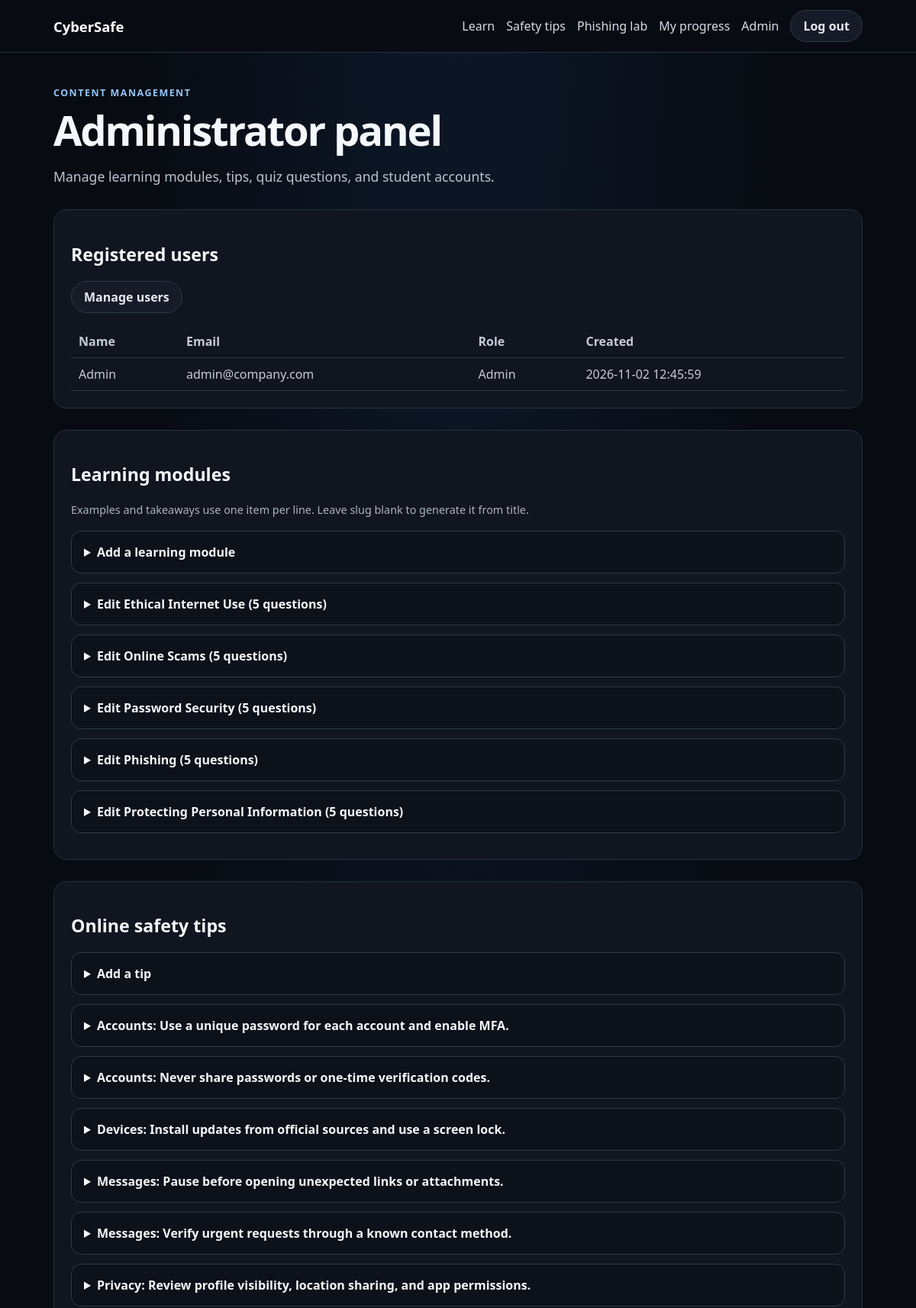
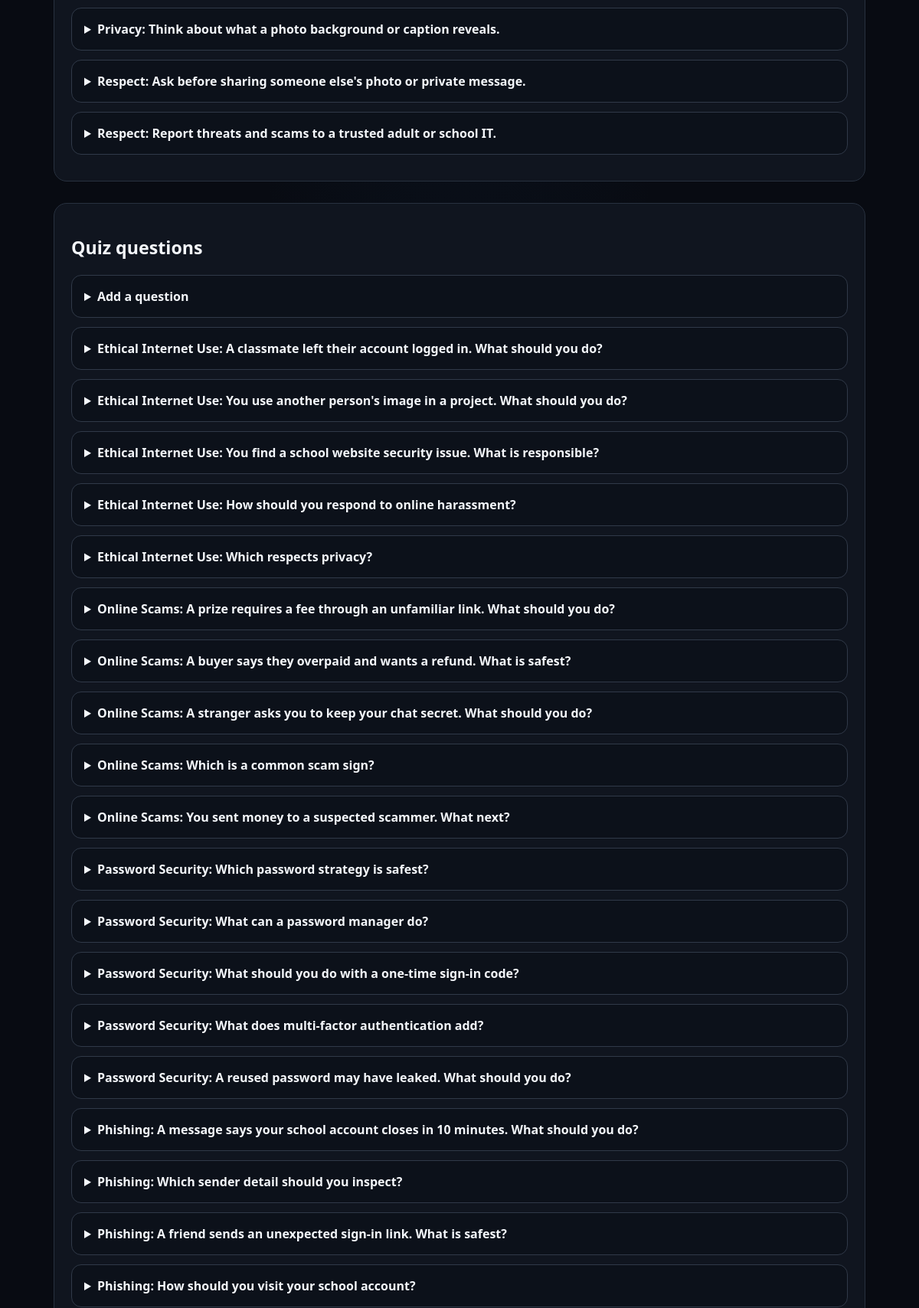
The page /admin (signed in, upper part) on the database its author committed (2 pictures, top to bottom).
### tables this page shows
CREATE TABLE users (
                    id INTEGER PRIMARY KEY, name TEXT NOT NULL, email TEXT NOT NULL UNIQUE,
                    password_hash TEXT NOT NULL, role TEXT NOT NULL DEFAULT 'student',
                    created_at TEXT NOT NULL DEFAULT CURRENT_TIMESTAMP
                );

CREATE TABLE modules (
                    id INTEGER PRIMARY KEY, slug TEXT NOT NULL UNIQUE, title TEXT NOT NULL,
                    summary TEXT NOT NULL, lesson TEXT NOT NULL, examples TEXT NOT NULL,
                    takeaways TEXT NOT NULL
                );

CREATE TABLE tips (
                    id INTEGER PRIMARY KEY, category TEXT NOT NULL, content TEXT NOT NULL
                );

CREATE TABLE questions (
                    id INTEGER PRIMARY KEY, module_id INTEGER NOT NULL REFERENCES modules(id) ON DELETE CASCADE,
                    prompt TEXT NOT NULL, options TEXT NOT NULL,
                    answer INTEGER NOT NULL CHECK(answer BETWEEN 0 AND 3), explanation TEXT NOT NULL
                );

### app.py (the view, shortened to what this page needs)
    @app.route("/admin", methods=["GET", "POST"])
    def admin():
        denied = admin_required()
        if denied:
            return denied
        modules = [module_data(r) for r in db().execute("SELECT * FROM modules ORDER BY title")]
        users = db().execute("SELECT id,name,email,role,created_at FROM users ORDER BY id").fetchall()
        tips = db().execute("SELECT * FROM tips ORDER BY category,id").fetchall()
        questions = []
        for q in db().execute("SELECT questions.*,modules.title AS module_title FROM questions JOIN modules ON modules.id=questions.module_id ORDER BY modules.title,questions.id"):
            questions.append(dict(q, options=json.loads(q["options"])))
        return render_template("admin.html", modules=modules, users=users, tips=tips, questions=questions)

### app.py (called while the page is built)
def connect(database=DATABASE):
    db = sqlite3.connect(database)
    db.row_factory = sqlite3.Row
    db.execute("PRAGMA foreign_keys = ON")
    return db

### templates/admin.html (shortened to what this page needs)
{% extends "base.html" %}
{% block content %}
<span class="eyebrow">Content management</span><h1>Administrator panel</h1>
<p class="lead">Manage learning modules, tips, quiz questions, and student accounts.</p>
<section class="admin-section">
  <h2>Registered users</h2><p><a class="button secondary" href="{{ url_for('admin_users') }}">Manage users</a></p>
  <div class="table-wrap"><table><thead><tr><th>Name</th><th>Email</th><th>Role</th><th>Created</th></tr></thead><tbody>
  {% for account in users %}<tr><td>{{ account.name }}</td><td>{{ account.email }}</td><td>{{ account.role|title }}</td><td>{{ account.created_at }}</td></tr>{% endfor %}
  </tbody></table></div>
</section>
<section class="admin-section">
  <h2>Learning modules</h2><p class="small">Examples and takeaways use one item per line. Leave slug blank to generate it from title.</p>
  <details class="editor"><summary>Add a learning module</summary>
  </details>
  {% for item in modules %}
  <details class="editor"><summary>Edit {{ item.title }} ({{ item.question_count }} questions)</summary>
  </details>
  {% endfor %}
</section>
<section class="admin-section">
  <h2>Online safety tips</h2>
  <details class="editor"><summary>Add a tip</summary></details>
  {% for tip in tips %}<details class="editor"><summary>{{ tip.category }}: {{ tip.content }}</summary>
  </details>{% endfor %}
</section>
<section class="admin-section">
  <h2>Quiz questions</h2>
  <details class="editor"><summary>Add a question</summary>
  </details>
  {% for q in questions %}<details class="editor"><summary>{{ q.module_title }}: {{ q.prompt }}</summary>
  </details>{% endfor %}
</section>
{% endblock %}

### templates/base.html (style rules this page uses)
:root { color-scheme: dark; font-family: system-ui, sans-serif; background: #080b12; color: #f4f7fb; --panel:#10151f; --line:#28313f; --muted:#aab4c2; --blue:#8bc6ff; }
* { box-sizing: border-box; }
body { min-height:100vh; margin:0; background:radial-gradient(ellipse at 50% -18%,rgba(35,91,158,.18),transparent 50%),#080b12; }
a { color:var(--blue); text-decoration:none; }
.eyebrow { color:#91c6fa; text-transform:uppercase; letter-spacing:.12em; font-weight:750; font-size:.78rem; }
h1 { font-size:clamp(2rem,5vw,3.4rem); line-height:1.08; letter-spacing:-.04em; margin:10px 0; }
h2 { font-size:1.45rem; }
p { color:#bac4d1; line-height:1.65; }
.lead { max-width:720px; font-size:1.1rem; }
.button,button { display:inline-flex; align-items:center; justify-content:center; min-height:42px; padding:0 16px; border:1px solid #426b94; border-radius:999px; background:#4b9bf0; color:#07111e; font:inherit; font-weight:700; cursor:pointer; }
.secondary { background:#151c27; color:#e4e9f1; border-color:#303948; }
.muted,.small { color:var(--muted); font-size:.9rem; }

### templates/admin.html (style rules this page uses)
.admin-section { margin:28px 0; padding:22px; border:1px solid #28313f; border-radius:17px; background:#10151f; }
details.editor { margin:12px 0; padding:16px; border:1px solid #303948; border-radius:13px; background:#0c111a; }
details.editor summary { cursor:pointer; color:#f4f7fb; font-weight:700; }
.table-wrap { overflow-x:auto; }
table { width:100%; border-collapse:collapse; text-align:left; }
th,td { padding:10px; border-bottom:1px solid #303948; color:#c3ccd8; }

### rows shown on the page
users: name "Admin", email "admin@company.com", role "Admin", created_at "2026-11-02 12:45:59"
modules: title "Ethical Internet Use", question_count "5"
modules: title "Online Scams", question_count "5"
modules: title "Password Security", question_count "5"
modules: title "Phishing", question_count "5"
modules: title "Protecting Personal Information", question_count "5"
tips: category "Accounts", content "Use a unique password for each account and enable MFA."
tips: category "Accounts", content "Never share passwords or one-time verification codes."
tips: category "Devices", content "Install updates from official sources and use a screen lock."
tips: category "Messages", content "Pause before opening unexpected links or attachments."
tips: category "Messages", content "Verify urgent requests through a known contact method."
tips: category "Privacy", content "Review profile visibility, location sharing, and app permissions."
tips: category "Privacy", content "Think about what a photo background or caption reveals."
tips: category "Respect", content "Ask before sharing someone else's photo or private message."
tips: category "Respect", content "Report threats and scams to a trusted adult or school IT."
questions: module_title "Ethical Internet Use", prompt "A classmate left their account logged in. What should you do?"
questions: module_title "Ethical Internet Use", prompt "You use another person's image in a project. What should you do?"
questions: module_title "Ethical Internet Use", prompt "You find a school website security issue. What is responsible?"
questions: module_title "Ethical Internet Use", prompt "How should you respond to online harassment?"
questions: module_title "Ethical Internet Use", prompt "Which respects privacy?"
questions: module_title "Online Scams", prompt "A prize requires a fee through an unfamiliar link. What should you do?"
questions: module_title "Online Scams", prompt "A buyer says they overpaid and wants a refund. What is safest?"
questions: module_title "Online Scams", prompt "A stranger asks you to keep your chat secret. What should you do?"
questions: module_title "Online Scams", prompt "Which is a common scam sign?"
questions: module_title "Online Scams", prompt "You sent money to a suspected scammer. What next?"
questions: module_title "Password Security", prompt "Which password strategy is safest?"
questions: module_title "Password Security", prompt "What can a password manager do?"
questions: module_title "Password Security", prompt "What should you do with a one-time sign-in code?"
questions: module_title "Password Security", prompt "What does multi-factor authentication add?"
questions: module_title "Password Security", prompt "A reused password may have leaked. What should you do?"
questions: module_title "Phishing", prompt "A message says your school account closes in 10 minutes. What should you do?"
questions: module_title "Phishing", prompt "Which sender detail should you inspect?"
questions: module_title "Phishing", prompt "A friend sends an unexpected sign-in link. What is safest?"
questions: module_title "Phishing", prompt "How should you visit your school account?"
